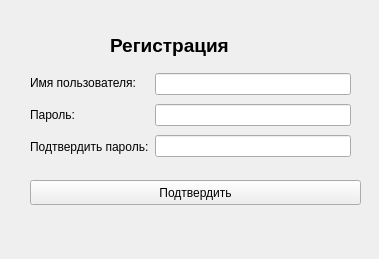
<?xml version="1.0" encoding="UTF-8"?>
<ui version="4.0">
 <class>reg</class>
 <widget class="QWidget" name="reg">
  <property name="geometry">
   <rect>
    <x>0</x>
    <y>0</y>
    <width>379</width>
    <height>259</height>
   </rect>
  </property>
  <property name="windowTitle">
   <string>Form</string>
  </property>
  <widget class="QWidget" name="widget" native="true">
   <property name="geometry">
    <rect>
     <x>20</x>
     <y>-80</y>
     <width>871</width>
     <height>341</height>
    </rect>
   </property>
   <widget class="QLabel" name="label_3">
    <property name="geometry">
     <rect>
      <x>90</x>
      <y>110</y>
      <width>181</width>
      <height>31</height>
     </rect>
    </property>
    <property name="font">
     <font>
      <pointsize>14</pointsize>
      <weight>75</weight>
      <bold>true</bold>
     </font>
    </property>
    <property name="text">
     <string>Регистрация</string>
    </property>
   </widget>
   <widget class="QPushButton" name="accept">
    <property name="geometry">
     <rect>
      <x>10</x>
      <y>260</y>
      <width>331</width>
      <height>25</height>
     </rect>
    </property>
    <property name="text">
     <string>Подтвердить</string>
    </property>
   </widget>
   <widget class="QWidget" name="layoutWidget">
    <property name="geometry">
     <rect>
      <x>10</x>
      <y>150</y>
      <width>321</width>
      <height>90</height>
     </rect>
    </property>
    <layout class="QHBoxLayout" name="horizontalLayout">
     <item>
      <layout class="QVBoxLayout" name="verticalLayout_2">
       <item>
        <widget class="QLabel" name="label">
         <property name="text">
          <string>Имя пользователя:</string>
         </property>
        </widget>
       </item>
       <item>
        <widget class="QLabel" name="label_2">
         <property name="text">
          <string>Пароль:</string>
         </property>
        </widget>
       </item>
       <item>
        <widget class="QLabel" name="label_4">
         <property name="text">
          <string>Подтвердить пароль:</string>
         </property>
        </widget>
       </item>
      </layout>
     </item>
     <item>
      <layout class="QVBoxLayout" name="verticalLayout">
       <item>
        <widget class="QLineEdit" name="lineEdit"/>
       </item>
       <item>
        <widget class="QLineEdit" name="lineEdit_2">
         <property name="echoMode">
          <enum>QLineEdit::Password</enum>
         </property>
         <property name="dragEnabled">
          <bool>false</bool>
         </property>
        </widget>
       </item>
       <item>
        <widget class="QLineEdit" name="lineEdit_3"/>
       </item>
      </layout>
     </item>
    </layout>
   </widget>
  </widget>
 </widget>
 <resources/>
 <connections/>
</ui>
